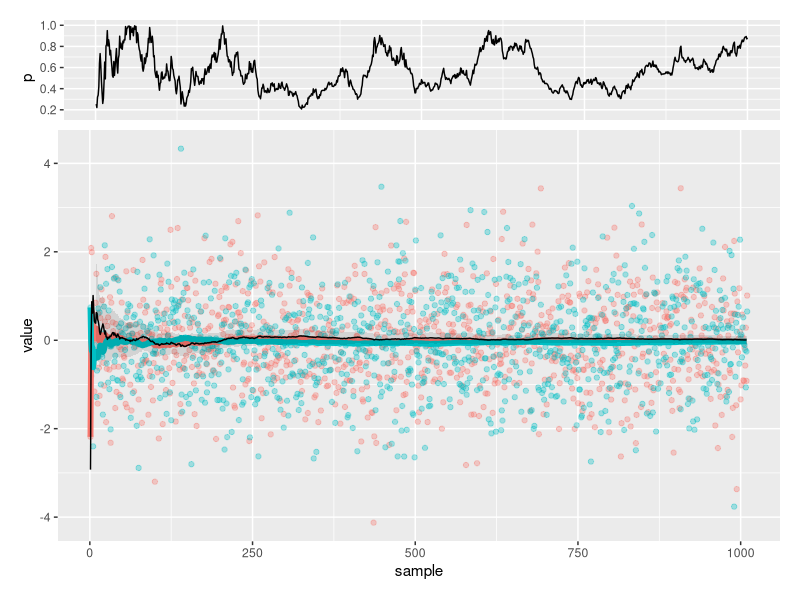

This figure's R source:
library(ggplot2)
library(gridExtra)
library(scales)
library(reshape)
library(zoo)

partialsum <- function(x) rollapply(x,width=length(x),partial=TRUE,align="right",FUN=sum)
partialmean <- function(x) rollapply(x,width=length(x),partial=TRUE,align="right",FUN=mean)
# be VERY careful with this method -- depending on how the partial sums are
# calculated, it can show a profound lack of numerical stability
partialsum.to.mean <- function(x){
  y <- c()
  for(i in 1:length(x)){
    y <- c(y,x[i] / i)
  }
  y
}

simulate <- function(alpha=0.05,n=10,maxiter=3000,...){
  require(ggplot2)
  require(scales)
  require(reshape)
  
  increment <- 1
  a <- rnorm(n)
  b <- rnorm(n)
  p <- rep(NULL,n-1)
  ua <- partialmean(a[1:n-1])
  ub <- partialmean(b[1:n-1])
  ci.min <- rep(NA,n-1)
  ci.max <- rep(NA,n-1)
  
  count <- n
  for(i in 1:maxiter){
    t <- t.test(a,b)
    p <- c(p,t$p.value)
    ua <- c(ua,t$estimate["mean of x"])
    ub <- c(ub,t$estimate["mean of y"])
    ci.max <- c(ci.max, t$conf.int[2])
    ci.min <- c(ci.min, t$conf.int[1])
    if(t$p.value <= alpha){
      break
    }
    
    count <- count + increment
    nexta <- rnorm(increment)
    nextb <- rnorm(increment)
    a <- c(a,nexta)
    b <- c(b,nextb)
  }
  
  if(tail(p,n=1) > alpha){
    # failure to converge
    warning(paste("Failed to achieve significance in",maxiter,"iterations."))
  }
  
  df <-  data.frame(a,b)
  df$idx <- as.numeric(row.names(df))
  
  du <-  data.frame(a=ua,b=ub)
  du$idx <- as.numeric(row.names(du))
  
  dc <- data.frame(diff=ua-ub,lower=ci.min,upper=ci.max)
  dc$idx <- as.numeric(row.names(dc))
  
  pvals <- data.frame(p)
  pvals$idx <- as.numeric(row.names(pvals))
  
  df <- melt(df,measure.vars=c("a","b"),variable_name="group")
  du <- melt(du,measure.vars=c("a","b"),variable_name="group")
  
  if(count <= 100)
    trans <- 1
  else
    trans <- 1 / log10(count)
  
  list(count=count
       ,samples=df
       ,means=du
       ,conf.int=dc
       ,samples.plot=ggplot(data=df,aes(x=idx,y=value,color=group),size=1.5) + 
                     geom_point(alpha=I(trans)) + 
                     geom_line(data=du,size=2) +
                     scale_y_continuous(breaks= pretty_breaks())
       ,pvals=pvals
       ,pvals.plot=ggplot(data=subset(pvals,!is.na(p)),aes(x=idx,y=p)) + 
                   geom_line() + 
                   geom_abline(intercept=alpha, slope=0, color="red",alpha=I(1/2)) +
                   scale_y_continuous(breaks= pretty_breaks(),limits=c(0,1))
       )
}

test <- simulate(maxiter=1000) 

pplot <- test$pvals.plot +  
            theme(axis.title.x = element_blank()
                  ,axis.text.x= element_blank()
                  ,axis.ticks.x=element_blank()
                  ,plot.margin=unit(c(1,1,-1,1), "lines")) 

ciplot <- test$samples.plot + 
            geom_ribbon(aes(x=idx,ymin=lower,ymax=upper,y=diff),color=NA,fill="black",alpha=I(1/10),data=test$conf.int) + 
            geom_line(aes(x=idx,y=diff),color="black",data=test$conf.int) + 
            xlab("sample") + 
            theme(legend.position = "none"
                  ,plot.margin=unit(c(0.5,1,1,1), "lines"))

grid.arrange(pplot, ciplot, ncol=1, nrow=2, widths=c(4), heights=c(1, 4))
